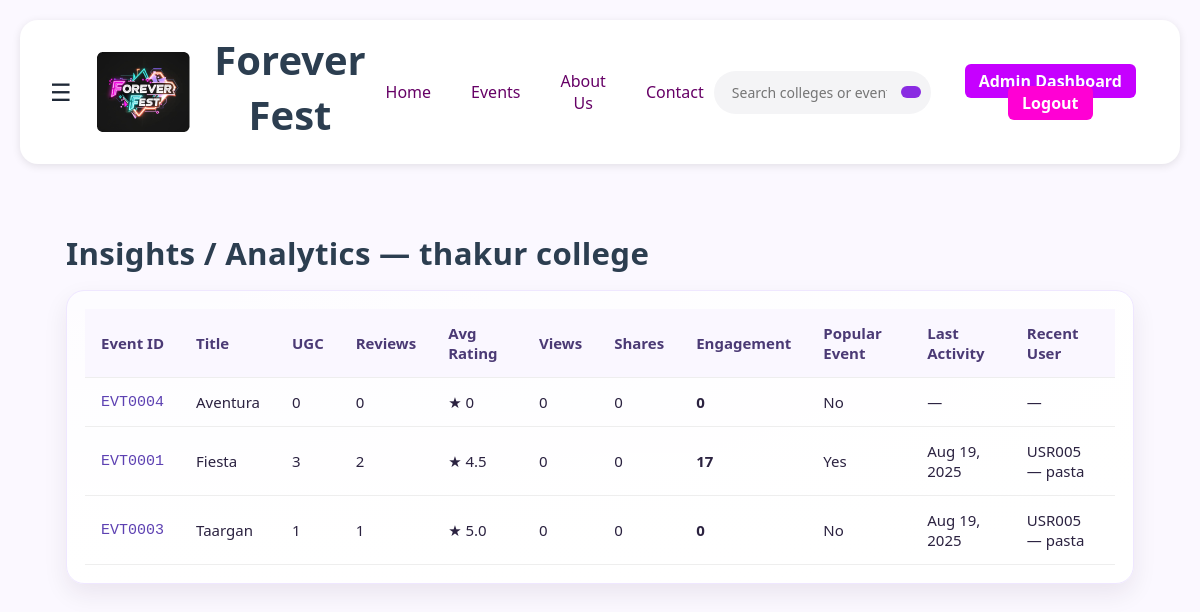
/events/admin/reports/analytics/ (signed in), run on an earlier commit of the app's database.
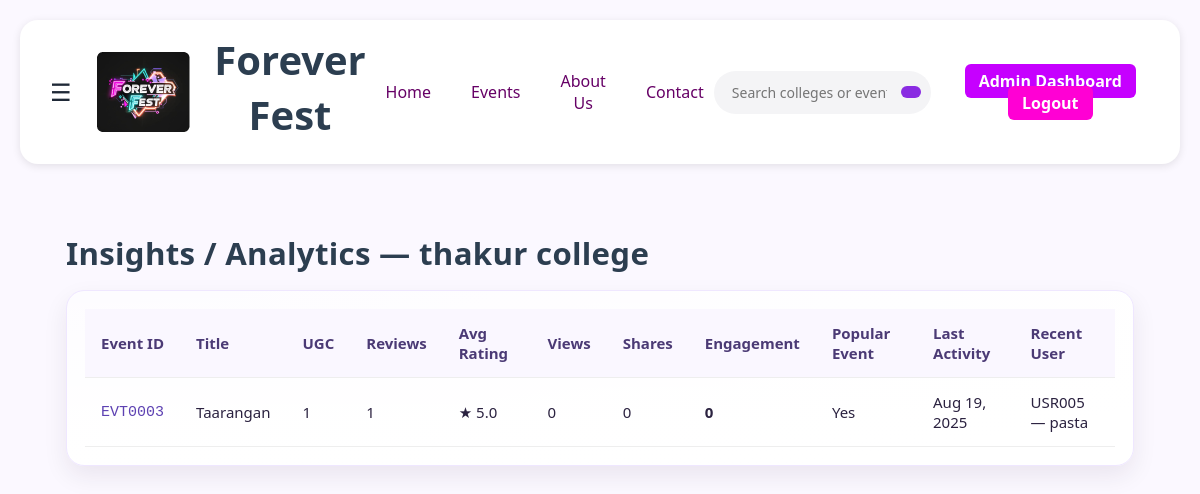
And on a later commit of the database.
### events/models.py (models this page shows, shortened)
class Event(models.Model):
    image_url = models.CharField(max_length=255, blank=True)
    event_id = models.CharField(primary_key=True, max_length=20, default=generate_event_id)
    college = models.ForeignKey(College,to_field="college_id", db_column="college_id",on_delete=models.CASCADE, related_name="events",)
    title = models.CharField(max_length=80)
    description = models.TextField(blank=True)
    date_time = models.DateTimeField(null=True, blank=True)
    location = models.CharField(max_length=120, blank=True)
    created_by = models.ForeignKey(AdminProfile,to_field="admin_id",db_column="created_by",on_delete=models.SET_NULL,null=True,blank=True,related_name="created_events",)
    class Meta:
        db_table = "events"

### analytics/models.py (models this page shows, shortened)
class Analytics(models.Model):
    analytics_id = models.CharField(
        primary_key=True, max_length=20, default=generate_analytics_id
    )
    event = models.ForeignKey(
        Event,
        to_field="event_id",
        db_column="event_id",
        on_delete=models.CASCADE,
        related_name="analytics",
    )
    engagement_score = models.IntegerField(default=0)
    views = models.IntegerField(default=0)
    shares = models.IntegerField(default=0)
    popular_event = models.CharField(max_length=20, blank=True)
    users = models.ManyToManyField(
        UserProfile,
        through="AnalyticsUser",
        related_name="analytics_items",
    )
    class Meta:
        db_table = "analytics"

### accounts/models.py (models this page shows, shortened)
class UserProfile(models.Model):
    user_id = models.CharField(primary_key=True, max_length=20, default=generate_user_id, editable=False)
    username = models.CharField(max_length=25)
    email = models.EmailField(max_length=25, unique=True)
    password = models.CharField(max_length=128)
    profile_info = models.CharField(max_length=50, blank=True, null=True)
    preferences = models.CharField(max_length=20, blank=True, null=True)

### events/views.py (the view)
# urls.py: path("admin/reports/analytics/", views.admin_analytics_view, name="admin_analytics"),
@require_http_methods(["GET"])
def admin_analytics_view(request):
    gate = _require_admin(request)
    if gate is None:
        return redirect("admin_login")
    admin, college = gate
    events_qs = Event.objects.filter(college=college).order_by("title")
    rows = []
    for ev in events_qs:
        ana, _ = Analytics.objects.get_or_create(event=ev)
        ugc_count     = UGC.objects.filter(event=ev).count()
        reviews_qs    = Review.objects.filter(event=ev)
        reviews_count = reviews_qs.count()
        avg_rating    = reviews_qs.aggregate(a=Avg("rating"))["a"] or 0
        views         = ana.views or 0
        shares        = ana.shares or 0
        engagement_score = (ugc_count*3) + (reviews_count*4) + int(avg_rating*2) + (views*1) + (shares*2)
        last_ugc_dt   = UGC.objects.filter(event=ev).aggregate(m=Max("posted_on"))["m"]
        last_rev_dt   = reviews_qs.aggregate(m=Max("date_posted"))["m"]
        last_activity = max([d for d in (last_ugc_dt, last_rev_dt) if d], default=None)
        recent_user = None
        if last_activity:
            u = (UGC.objects.filter(event=ev, posted_on=last_activity)
                          .select_related("user").order_by("-ugc_id").first())
            if not u:
                rv = (Review.objects.filter(event=ev, date_posted=last_activity)
                                 .select_related("user").order_by("-review_id").first())
                u = rv
            recent_user = getattr(u, "user", None)
        if not recent_user:
            link = (AnalyticsUser.objects.filter(analytics=ana)
                                   .select_related("user")
                                   .order_by("-id").first())
            recent_user = link.user if link else None
        rows.append({
            "event": ev,
            "analytics": ana,
            "ugc_count": ugc_count,
            "reviews_count": reviews_count,
            "avg_rating": avg_rating,
            "views": views,
            "shares": shares,
            "engagement_score": engagement_score,
            "last_activity": last_activity,
            "recent_user": recent_user,
        })
    if rows:
        rows_sorted = sorted(
            rows,
            key=lambda r: (r["engagement_score"], r["event"].title, r["event"].event_id)
        )
        popular_row = rows_sorted[-1]   # highest score
        popular_event_id = popular_row["event"].event_id
        Analytics.objects.filter(event__college=college).update(popular_event="no")
        Analytics.objects.filter(event__event_id=popular_event_id).update(popular_event="yes")
        for r in rows:
            r["is_popular"] = (r["event"].event_id == popular_event_id)
    else:
        popular_event_id = None
    return render(request, "events/admin_analytics.html", {
        "admin": admin,
        "college": college,
        "rows": rows,
        "popular_event_id": popular_event_id,
    })

### events/views.py (called while the page is built)
def _require_admin(request):
    admin_id = request.session.get(ADMIN_SESSION_KEY)
    if not admin_id:
        messages.error(request, "Please log in as admin.")
        return None
    try:
        admin = AdminProfile.objects.select_related("college").get(admin_id=admin_id)
    except AdminProfile.DoesNotExist:
        messages.error(request, "Session invalid. Please log in again.")
        return None
    college = getattr(admin, "college", None)
    if college is None:
        college = College.objects.filter(owner_admin=admin).first()
    return admin, college

### events/templates/events/admin_analytics.html (shortened to what this page needs)
{% extends "accounts/base.html" %}
{% load static %}
{% block content %}
<link rel="stylesheet" href="{% static 'css/admin_analytics.css' %}">
<section class="ana-wrap">
  <div class="ana-container">
    <h1 class="ana-page-title">Insights / Analytics{% if college %} — {{ college.name }}{% endif %}</h1>
    <article class="ana-card">
      <div class="table-responsive">
        <table class="ana-table">
          <thead>
            <tr>
              <th>Event ID</th>
              <th>Title</th>
              <th>UGC</th>
              <th>Reviews</th>
              <th>Avg Rating</th>
              <th>Views</th>
              <th>Shares</th>
              <th>Engagement</th>
              <th>Popular Event</th>
              <th>Last Activity</th>
              <th>Recent User</th>
            </tr>
          </thead>
          <tbody>
            {% for r in rows %}
              <tr>
                <td class="mono">{{ r.event.event_id }}</td>
                <td>{{ r.event.title }}</td>
                <td>{{ r.ugc_count }}</td>
                <td>{{ r.reviews_count }}</td>
                <td>★ {{ r.avg_rating }}</td>
                <td>{{ r.analytics.views }}</td>
                <td>{{ r.analytics.shares }}</td>
                <td class="bold">{{ r.analytics.engagement_score }}</td>
                <td>{% if r.is_popular or r.analytics.popular_event == "yes" %}Yes{% else %}No{% endif %}</td>
                <td>{% if r.last_activity %}{{ r.last_activity|date:"M d, Y" }}{% else %}—{% endif %}</td>
                <td>
                  {% if r.recent_user %}
                    {{ r.recent_user.user_id }} — {{ r.recent_user.username }}
                  {% else %}
                    —
                  {% endif %}
                </td>
              </tr>
            {% empty %}
              <tr><td colspan="10" class="empty">No data yet.</td></tr>
            {% endfor %}
          </tbody>
        </table>
      </div>
    </article>
  </div>
</section>
{% endblock %}

What changed in the data, as far as the page shows it:
no longer on this page (row edited): Event: event.event_id "EVT0004", event "Aventura", ugc_count "0", reviews_count "0", avg_rating "0", analytics.views "0", analytics.shares "0", analytics.engagement_score "0", shows "No"
removed Event: event.event_id "EVT0001", event "Fiesta", ugc_count "3", reviews_count "2", avg_rating "4.5", analytics.views "0", analytics.shares "0", analytics.engagement_score "17", shows "Yes", last_activity "Aug 19, 2025", recent_user.user_id "USR005", recent_user.username "pasta"
changed Event "EVT0003": event "Taargan" → "Taarangan"; text "No" → "Yes"
